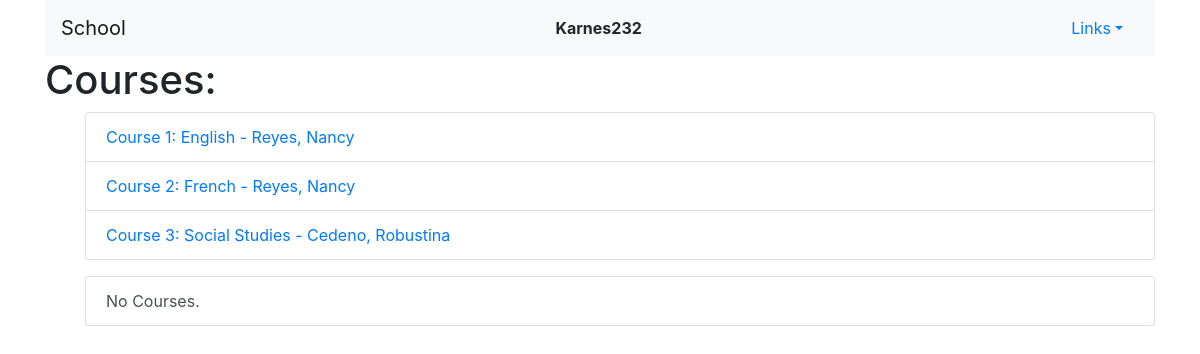
/courses (signed in), run on the app's committed database.
### grades/models.py (models this page shows, shortened)
class User(AbstractUser):
    is_teacher = models.BooleanField(default=False)
    is_student = models.BooleanField(default=False)

class Courses(models.Model):
    teacher = models.ForeignKey(Teacher, on_delete=models.CASCADE, related_name="professor")
    subject = models.CharField(max_length=120)

class Teacher(models.Model):
    user = models.ForeignKey(User, on_delete=models.CASCADE, related_name="teacher")
    last_name = models.CharField(max_length=120)
    first_name = models.CharField(max_length=120)
    telephone = models.CharField(max_length=10)
    def __str__(self):
        return f"{self.last_name}, {self.first_name}"

### grades/views.py (the view)
# urls.py: path("courses", views.courses, name="courses"),
@login_required(login_url='login')
def courses(request):
    if request.method == "POST":
        pass
    else:
        current_user = request.user
        teacher = Teacher.objects.filter(user=current_user.id)
        user_courses = []
        for t in teacher:
            user_courses = Courses.objects.filter(teacher=t.id)
        courses = Courses.objects.all()
        is_super = SuperUser(current_user)
        is_teacher = TeacherUser(current_user)
        is_student = StudentUser(current_user)
        return render(request, "grades/course-list.html", {
            "is_super": is_super,
            "is_teacher": is_teacher,
            "is_student": is_student,
            "courses": courses,
            "user_courses": user_courses
        })

### grades/util.py (called while the page is built)
def SuperUser(current_user):
    superusers = User.objects.filter(is_superuser=True)
    current_id = User.objects.get(username=current_user)
    is_super = False
    for su in superusers:
        if current_id == su:
            is_super = True
    return is_super

def TeacherUser(current_user):
    teacher = User.objects.filter(is_teacher=True)
    current_id = User.objects.get(username=current_user)
    is_teacher = False
    for t in teacher:
        if current_id == t:
            is_teacher = True
    return is_teacher

def StudentUser(current_user):
    student = User.objects.filter(is_student=True)
    current_id = User.objects.get(username=current_user)
    is_student = False
    for s in student:
        if current_id == s:
            is_student = True
    return is_student

### grades/templates/grades/course-list.html
{% extends "grades/layout.html" %}
{% load static %}
{% block body %}
<div class="container">
<h1>Courses:</h1>
{% if is_super %}
    <ul>
        {% for course in courses %}
            <li class="list-group-item list-group-item-action"><a href="{% url 'course' course.id %}">Course {{ course.id }}: {{ course.subject }} - {{ course.teacher }}</a></li>
        {% empty %}
            <li class="list-group-item list-group-item-action">No Courses.</li>
        {% endfor %}
    </ul>
{% endif %}
{% if is_teacher %}
    <ul>
        {% for course in user_courses %}
            <li class="list-group-item list-group-item-action"><a href="{% url 'course' course.id %}">Course {{ course.id }}: {{ course.subject }} - {{ course.teacher }}</a></li>
        {% empty %}
            <li class="list-group-item list-group-item-action">No Courses.</li>
        {% endfor %}
    </ul>
{% endif %}
</div>
{% endblock %}

### grades/templates/grades/layout.html (shortened to what this page needs)
{% load static %}
<!DOCTYPE html>
<html lang="en">
    <head>
        <link rel="stylesheet" href="https://stackpath.bootstrapcdn.com/bootstrap/4.4.1/css/bootstrap.min.css">
        <link rel="stylesheet" href="{% static 'grades/styles.css' %}">
    </head>
    <body>
        <div class="container">
        <nav class="navbar navbar-expand-lg navbar-light bg-light d-flex justify-content-between">
            <a class="navbar-brand" href="{% url 'index' %}">School</a>
            <div>
              <ul class="navbar-nav mr-auto">
                {% if user.is_authenticated %}
                    <li class="nav-item">
                        <strong>{{ user.username }}</strong>
                    </li>
                {% endif %}
              </ul>
            </div>
            <div>
                {% if user.is_authenticated %}
                    <li class="nav-item dropdown" style="list-style: none;">
                        <a class="nav-link dropdown-toggle" data-toggle="dropdown" href="#" role="button" aria-haspopup="true" aria-expanded="false">Links</a>
                      </li>
                {% endif %}
            </div>
        </nav>
    </div>
        <div class="body">
            {% block body %}
            {% endblock %}
        </div>
    </body>
</html>

### data on the page
User: username "Karnes232"
Courses: id "1", subject "English", teacher "Reyes, Nancy"
Courses: id "2", subject "French", teacher "Reyes, Nancy"
Courses: id "3", subject "Social Studies", teacher "Cedeno, Robustina"
